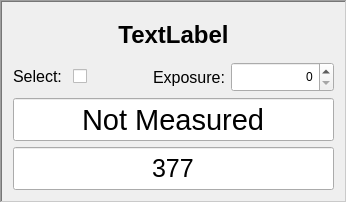
<?xml version="1.0" encoding="UTF-8"?>
<ui version="4.0">
 <class>Frame</class>
 <widget class="QFrame" name="Frame">
  <property name="geometry">
   <rect>
    <x>0</x>
    <y>0</y>
    <width>347</width>
    <height>203</height>
   </rect>
  </property>
  <property name="windowTitle">
   <string>Frame</string>
  </property>
  <property name="frameShape">
   <enum>QFrame::WinPanel</enum>
  </property>
  <property name="frameShadow">
   <enum>QFrame::Sunken</enum>
  </property>
  <layout class="QVBoxLayout" name="verticalLayout_2">
   <item>
    <layout class="QVBoxLayout" name="verticalLayout">
     <item>
      <widget class="QLabel" name="name">
       <property name="sizePolicy">
        <sizepolicy hsizetype="MinimumExpanding" vsizetype="Minimum">
         <horstretch>0</horstretch>
         <verstretch>0</verstretch>
        </sizepolicy>
       </property>
       <property name="font">
        <font>
         <pointsize>18</pointsize>
         <weight>75</weight>
         <italic>false</italic>
         <bold>true</bold>
         <strikeout>false</strikeout>
        </font>
       </property>
       <property name="text">
        <string>TextLabel</string>
       </property>
       <property name="alignment">
        <set>Qt::AlignCenter</set>
       </property>
      </widget>
     </item>
     <item>
      <layout class="QHBoxLayout" name="horizontalLayout">
       <item>
        <layout class="QGridLayout" name="gridLayout">
         <item row="2" column="1">
          <widget class="QLabel" name="selectLabel">
           <property name="sizePolicy">
            <sizepolicy hsizetype="Minimum" vsizetype="Minimum">
             <horstretch>0</horstretch>
             <verstretch>0</verstretch>
            </sizepolicy>
           </property>
           <property name="font">
            <font>
             <pointsize>12</pointsize>
            </font>
           </property>
           <property name="text">
            <string>Select: </string>
           </property>
          </widget>
         </item>
         <item row="2" column="2">
          <widget class="QCheckBox" name="checkBox">
           <property name="text">
            <string/>
           </property>
          </widget>
         </item>
        </layout>
       </item>
       <item>
        <widget class="QLabel" name="label">
         <property name="sizePolicy">
          <sizepolicy hsizetype="Minimum" vsizetype="Minimum">
           <horstretch>0</horstretch>
           <verstretch>0</verstretch>
          </sizepolicy>
         </property>
         <property name="font">
          <font>
           <pointsize>12</pointsize>
          </font>
         </property>
         <property name="text">
          <string>Exposure:</string>
         </property>
         <property name="alignment">
          <set>Qt::AlignRight|Qt::AlignTrailing|Qt::AlignVCenter</set>
         </property>
        </widget>
       </item>
       <item>
        <widget class="QSpinBox" name="exposureSpinBox">
         <property name="sizePolicy">
          <sizepolicy hsizetype="Minimum" vsizetype="Fixed">
           <horstretch>0</horstretch>
           <verstretch>0</verstretch>
          </sizepolicy>
         </property>
         <property name="minimumSize">
          <size>
           <width>0</width>
           <height>30</height>
          </size>
         </property>
         <property name="alignment">
          <set>Qt::AlignRight|Qt::AlignTrailing|Qt::AlignVCenter</set>
         </property>
         <property name="maximum">
          <number>5000</number>
         </property>
        </widget>
       </item>
      </layout>
     </item>
     <item>
      <widget class="QLineEdit" name="freqLineEdit">
       <property name="sizePolicy">
        <sizepolicy hsizetype="MinimumExpanding" vsizetype="Minimum">
         <horstretch>0</horstretch>
         <verstretch>0</verstretch>
        </sizepolicy>
       </property>
       <property name="font">
        <font>
         <pointsize>22</pointsize>
         <weight>50</weight>
         <bold>false</bold>
        </font>
       </property>
       <property name="text">
        <string>Not Measured</string>
       </property>
       <property name="alignment">
        <set>Qt::AlignCenter</set>
       </property>
       <property name="readOnly">
        <bool>true</bool>
       </property>
      </widget>
     </item>
     <item>
      <widget class="QLineEdit" name="hintLineEdit">
       <property name="sizePolicy">
        <sizepolicy hsizetype="MinimumExpanding" vsizetype="Minimum">
         <horstretch>0</horstretch>
         <verstretch>0</verstretch>
        </sizepolicy>
       </property>
       <property name="font">
        <font>
         <pointsize>19</pointsize>
        </font>
       </property>
       <property name="text">
        <string>377</string>
       </property>
       <property name="alignment">
        <set>Qt::AlignCenter</set>
       </property>
       <property name="readOnly">
        <bool>false</bool>
       </property>
      </widget>
     </item>
    </layout>
   </item>
  </layout>
 </widget>
 <resources/>
 <connections/>
</ui>
